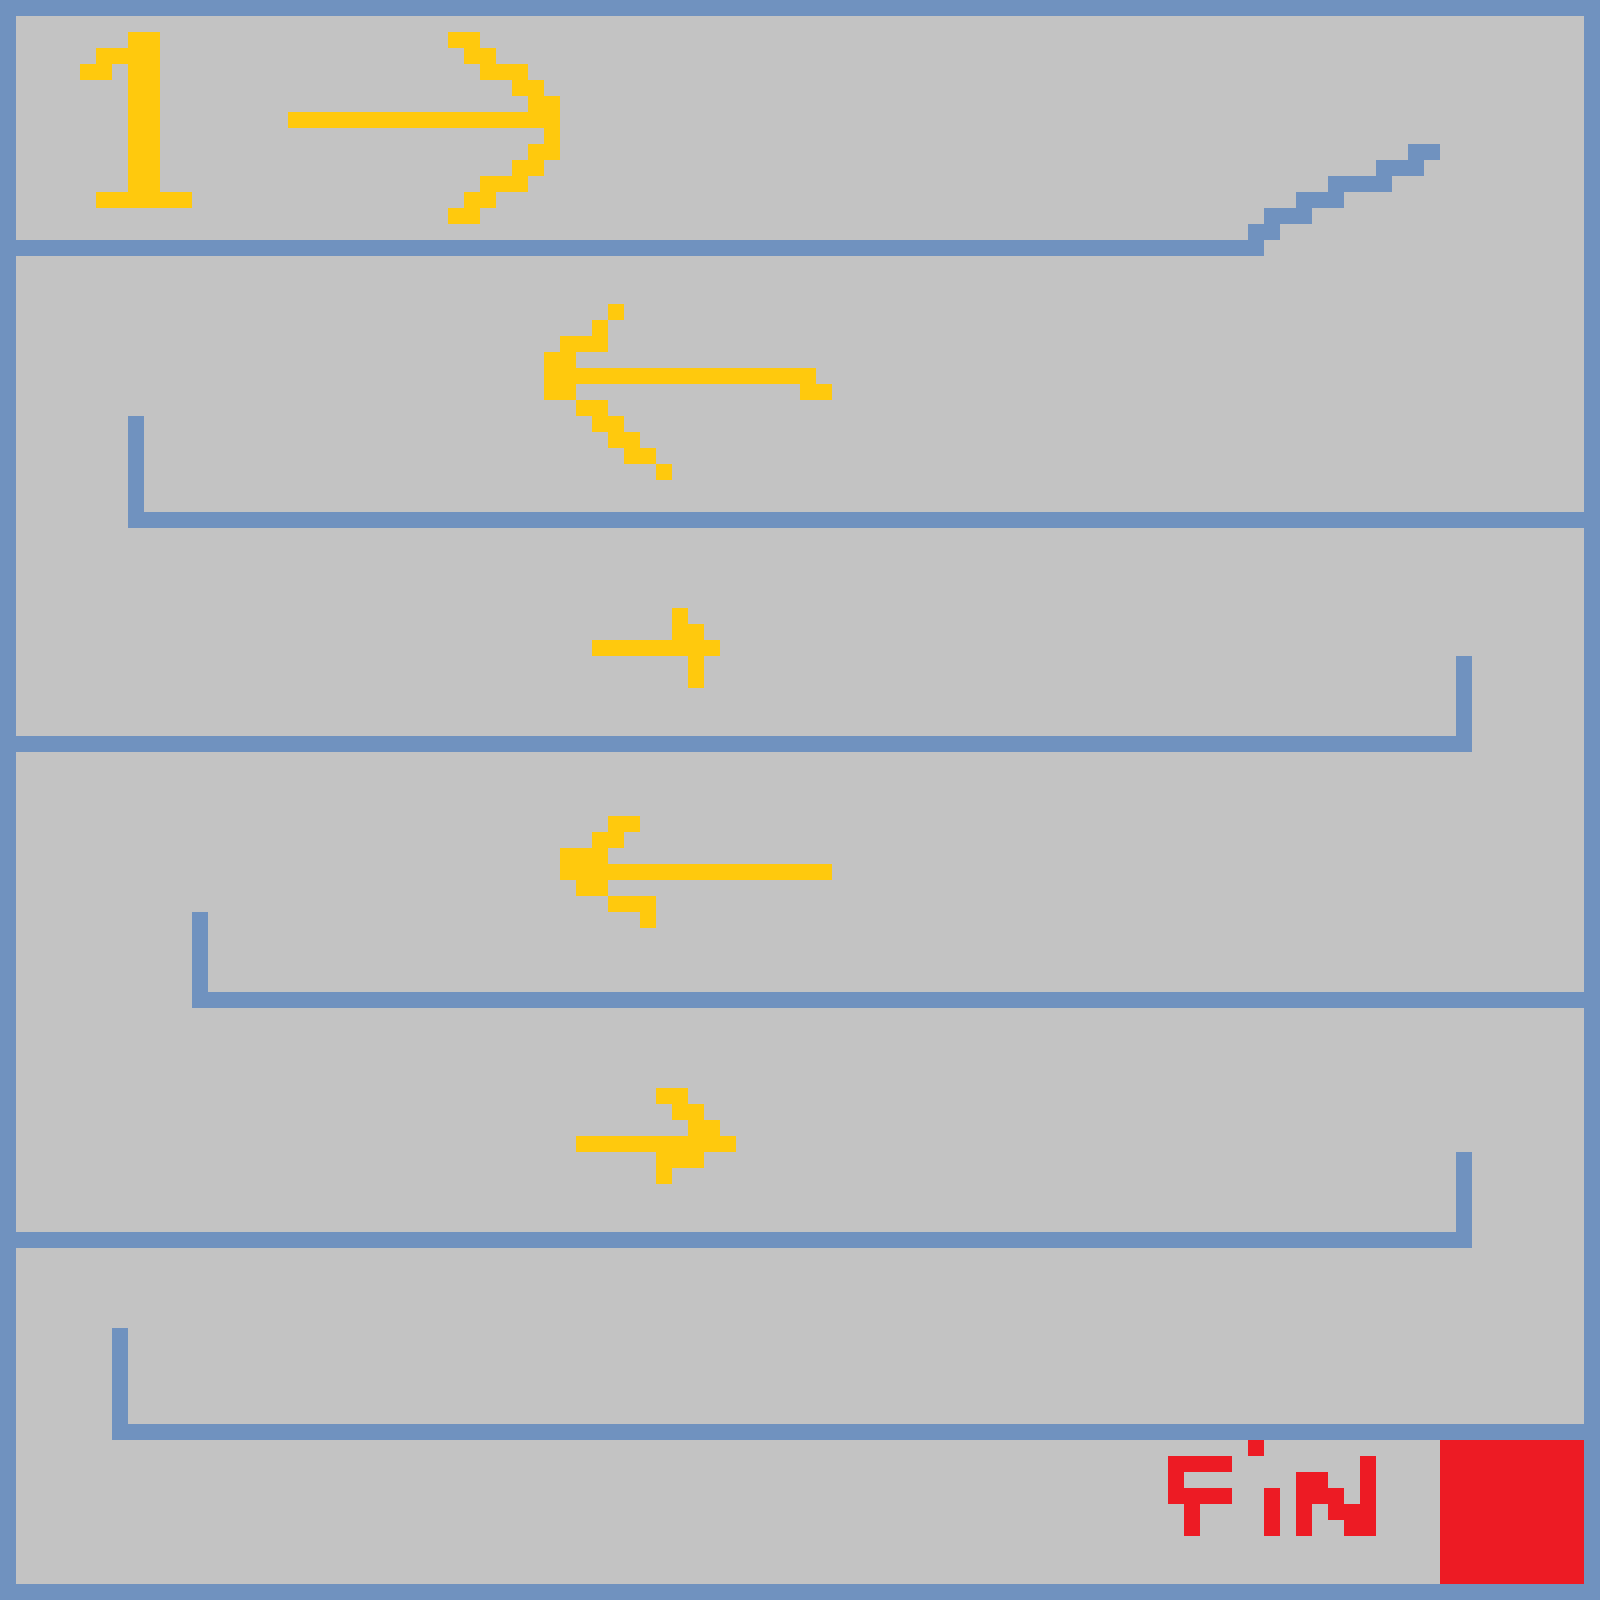

Below is a game level as drawn by its tile map, then a one-line description and the .tmx that defines it (tile-layer data replaced by summaries):
An orthogonal 100x100 tile map with 16x16 px tiles, 2 tile layers (Blocked, Visual Layer), 2 tilesets.

<map version="1.0" orientation="orthogonal" width="100" height="100" tilewidth="16" tileheight="16">
 <tileset firstgid="1" name="testTileSEt" tilewidth="16" tileheight="16">
  <image source="../res/testTileSEt.png" width="64" height="32" />
 </tileset>
 <tileset firstgid="9" name="collisionTile" tilewidth="16" tileheight="16">
  <image source="../res/collisionTile.png" width="64" height="32" />
  <tile id="0">
   <properties>
    <property name="blocked" value="true" />
   </properties>
  </tile>
 </tileset>
 <layer name="Blocked" width="100" height="100">
  <data>[10000 cells, 970 non-empty, 1 distinct tile ids]</data>
 </layer>
 <layer name="Visual Layer" width="100" height="100">
  <data>[10000 cells, 10000 non-empty, 4 distinct tile ids]</data>
 </layer>
</map>
